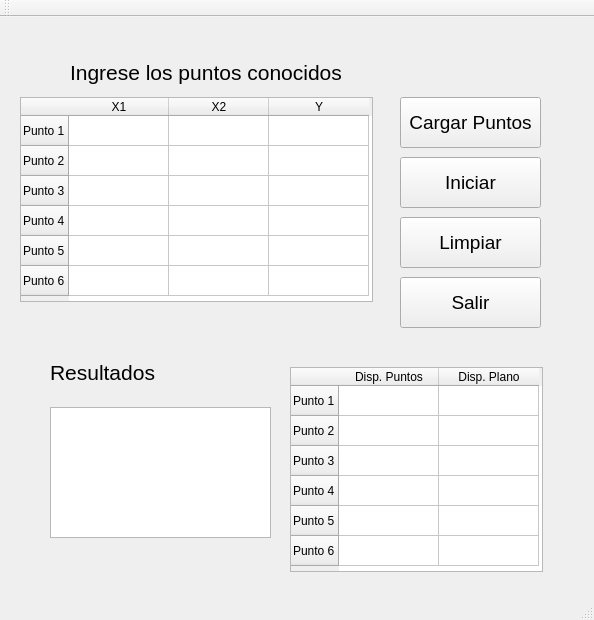
<?xml version="1.0" encoding="UTF-8"?>
<ui version="4.0">
 <class>RegMul</class>
 <widget class="QMainWindow" name="RegMul">
  <property name="geometry">
   <rect>
    <x>0</x>
    <y>0</y>
    <width>594</width>
    <height>620</height>
   </rect>
  </property>
  <property name="windowTitle">
   <string>RegMul</string>
  </property>
  <widget class="QWidget" name="centralWidget">
   <widget class="QTableWidget" name="Tablain">
    <property name="geometry">
     <rect>
      <x>20</x>
      <y>80</y>
      <width>353</width>
      <height>205</height>
     </rect>
    </property>
    <row>
     <property name="text">
      <string>Punto 1</string>
     </property>
    </row>
    <row>
     <property name="text">
      <string>Punto 2</string>
     </property>
    </row>
    <row>
     <property name="text">
      <string>Punto 3</string>
     </property>
    </row>
    <row>
     <property name="text">
      <string>Punto 4</string>
     </property>
    </row>
    <row>
     <property name="text">
      <string>Punto 5</string>
     </property>
    </row>
    <row>
     <property name="text">
      <string>Punto 6</string>
     </property>
    </row>
    <column>
     <property name="text">
      <string>X1</string>
     </property>
    </column>
    <column>
     <property name="text">
      <string>X2</string>
     </property>
    </column>
    <column>
     <property name="text">
      <string>Y</string>
     </property>
    </column>
   </widget>
   <widget class="QLabel" name="label">
    <property name="geometry">
     <rect>
      <x>70</x>
      <y>40</y>
      <width>281</width>
      <height>31</height>
     </rect>
    </property>
    <property name="font">
     <font>
      <pointsize>16</pointsize>
     </font>
    </property>
    <property name="text">
     <string>Ingrese los puntos conocidos</string>
    </property>
   </widget>
   <widget class="QPushButton" name="Carga">
    <property name="geometry">
     <rect>
      <x>400</x>
      <y>80</y>
      <width>141</width>
      <height>51</height>
     </rect>
    </property>
    <property name="font">
     <font>
      <pointsize>14</pointsize>
     </font>
    </property>
    <property name="text">
     <string>Cargar Puntos</string>
    </property>
   </widget>
   <widget class="QPushButton" name="Inicia">
    <property name="geometry">
     <rect>
      <x>400</x>
      <y>140</y>
      <width>141</width>
      <height>51</height>
     </rect>
    </property>
    <property name="font">
     <font>
      <pointsize>14</pointsize>
     </font>
    </property>
    <property name="text">
     <string>Iniciar</string>
    </property>
   </widget>
   <widget class="QPushButton" name="Limpia">
    <property name="geometry">
     <rect>
      <x>400</x>
      <y>200</y>
      <width>141</width>
      <height>51</height>
     </rect>
    </property>
    <property name="font">
     <font>
      <pointsize>14</pointsize>
     </font>
    </property>
    <property name="text">
     <string>Limpiar</string>
    </property>
   </widget>
   <widget class="QPushButton" name="Sale">
    <property name="geometry">
     <rect>
      <x>400</x>
      <y>260</y>
      <width>141</width>
      <height>51</height>
     </rect>
    </property>
    <property name="font">
     <font>
      <pointsize>14</pointsize>
     </font>
    </property>
    <property name="text">
     <string>Salir</string>
    </property>
   </widget>
   <widget class="QTableWidget" name="Tablaout">
    <property name="geometry">
     <rect>
      <x>290</x>
      <y>350</y>
      <width>253</width>
      <height>205</height>
     </rect>
    </property>
    <row>
     <property name="text">
      <string>Punto 1</string>
     </property>
    </row>
    <row>
     <property name="text">
      <string>Punto 2</string>
     </property>
    </row>
    <row>
     <property name="text">
      <string>Punto 3</string>
     </property>
    </row>
    <row>
     <property name="text">
      <string>Punto 4</string>
     </property>
    </row>
    <row>
     <property name="text">
      <string>Punto 5</string>
     </property>
    </row>
    <row>
     <property name="text">
      <string>Punto 6</string>
     </property>
    </row>
    <column>
     <property name="text">
      <string>Disp. Puntos</string>
     </property>
    </column>
    <column>
     <property name="text">
      <string>Disp. Plano</string>
     </property>
    </column>
   </widget>
   <widget class="QTextBrowser" name="Textor">
    <property name="geometry">
     <rect>
      <x>50</x>
      <y>390</y>
      <width>221</width>
      <height>131</height>
     </rect>
    </property>
   </widget>
   <widget class="QLabel" name="label_2">
    <property name="geometry">
     <rect>
      <x>50</x>
      <y>340</y>
      <width>121</width>
      <height>31</height>
     </rect>
    </property>
    <property name="font">
     <font>
      <pointsize>16</pointsize>
     </font>
    </property>
    <property name="text">
     <string>Resultados</string>
    </property>
   </widget>
  </widget>
  <widget class="QMenuBar" name="menuBar">
   <property name="geometry">
    <rect>
     <x>0</x>
     <y>0</y>
     <width>594</width>
     <height>21</height>
    </rect>
   </property>
  </widget>
  <widget class="QToolBar" name="mainToolBar">
   <attribute name="toolBarArea">
    <enum>TopToolBarArea</enum>
   </attribute>
   <attribute name="toolBarBreak">
    <bool>false</bool>
   </attribute>
  </widget>
  <widget class="QStatusBar" name="statusBar"/>
 </widget>
 <layoutdefault spacing="6" margin="11"/>
 <resources/>
 <connections>
  <connection>
   <sender>Sale</sender>
   <signal>clicked()</signal>
   <receiver>RegMul</receiver>
   <slot>close()</slot>
   <hints>
    <hint type="sourcelabel">
     <x>507</x>
     <y>328</y>
    </hint>
    <hint type="destinationlabel">
     <x>560</x>
     <y>334</y>
    </hint>
   </hints>
  </connection>
 </connections>
</ui>
